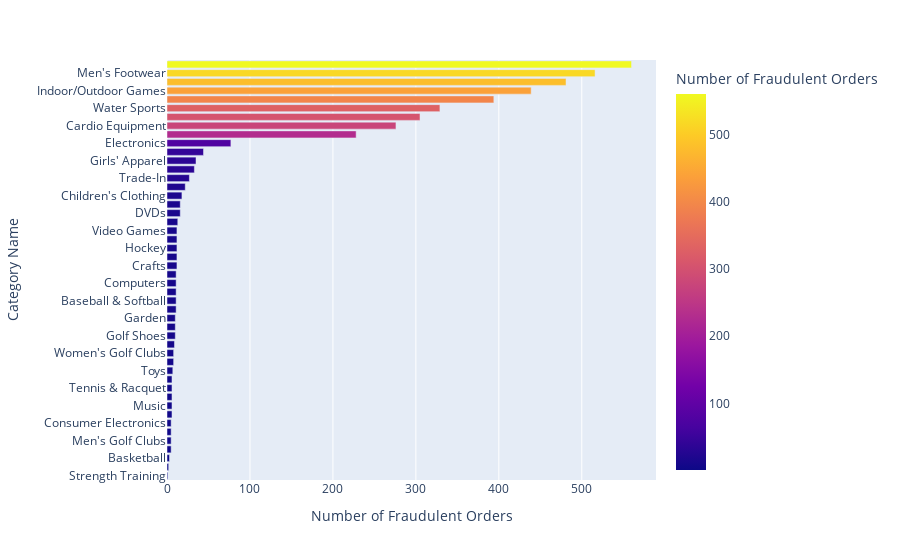

Notebook cell for this chart:
### Markdown cell above
# Category

### Code cell
#Category Name
data_Category_Name=supply_data_f.groupby(['Category Name','Order Status'])['Order Id'].count().reset_index(name='Number of Fraudulent Orders').sort_values(by= 'Number of Fraudulent Orders', ascending= True)
px.bar(data_Category_Name[data_Category_Name['Order Status']=='SUSPECTED_FRAUD'], x='Number of Fraudulent Orders',y = 'Category Name',color ='Number of Fraudulent Orders')

### Figure 1 — Plotly figure (JSON) as saved in the notebook; plotly's stock layout.template omitted (floating-point values rounded to 4 significant figures)
{"data": [{"alignmentgroup": "True", "hovertemplate": "Number of Fraudulent Orders=%{marker.color}<br>Category Name=%{y}<extra></extra>", "legendgroup": "", "marker": {"color": [1, 2, 3, 5, 5, 5, 5, 6, 6, 6, 6, 6, 7, 8, 8, 9, 10, 10, 10, 11, 11, 11, 11, 11, 12, 12, 12, 12, 12, 13, 16, 16, 18, 22, 27, 33, 35, 44, 77, 228, 276, 305, 329, 394, 439, 481, 516, 560], "coloraxis": "coloraxis", "pattern": {"shape": ""}}, "name": "", "offsetgroup": "", "orientation": "h", "showlegend": false, "textposition": "auto", "type": "bar", "x": [1, 2, 3, 5, 5, 5, 5, 6, 6, 6, 6, 6, 7, 8, 8, 9, 10, 10, 10, 11, 11, 11, 11, 11, 12, 12, 12, 12, 12, 13, 16, 16, 18, 22, 27, 33, 35, 44, 77, 228, 276, 305, 329, 394, 439, 481, 516, 560], "xaxis": "x", "y": ["Strength Training", "Soccer", "Basketball", "CDs ", "Men's Golf Clubs", "Men's Clothing", "Consumer Electronics", "Golf Apparel", "Music", "Fitness Accessories", "Tennis & Racquet", "Baby ", "Toys", "Lacrosse", "Women's Golf Clubs", "Hunting & Shooting", "Golf Shoes", "Women's Clothing", "Garden", "Books ", "Baseball & Softball", "Health and Beauty", "Computers", "Pet Supplies", "Crafts", "Boxing & MMA", "Hockey", "Sporting Goods", "Video Games", "Kids' Golf Clubs", "DVDs", "Cameras ", "Children's Clothing", "Golf Gloves", "Trade-In", "Golf Balls", "Girls' Apparel", "Accessories", "Electronics", "Shop By Sport", "Cardio Equipment", "Camping & Hiking", "Water Sports", "Fishing", "Indoor/Outdoor Games", "Women's Apparel", "Men's Footwear", "Cleats"], "yaxis": "y"}], "layout": {"barmode": "relative", "coloraxis": {"colorbar": {"title": {"text": "Number of Fraudulent Orders"}}, "colorscale": [[0, "#0d0887"], [0.1111, "#46039f"], [0.2222, "#7201a8"], [0.3333, "#9c179e"], [0.4444, "#bd3786"], [0.5556, "#d8576b"], [0.6667, "#ed7953"], [0.7778, "#fb9f3a"], [0.8889, "#fdca26"], [1, "#f0f921"]]}, "legend": {"tracegroupgap": 0}, "margin": {"t": 60}, "xaxis": {"anchor": "y", "domain": [0, 1], "title": {"text": "Number of Fraudulent Orders"}}, "yaxis": {"anchor": "x", "domain": [0, 1], "title": {"text": "Category Name"}}}}
